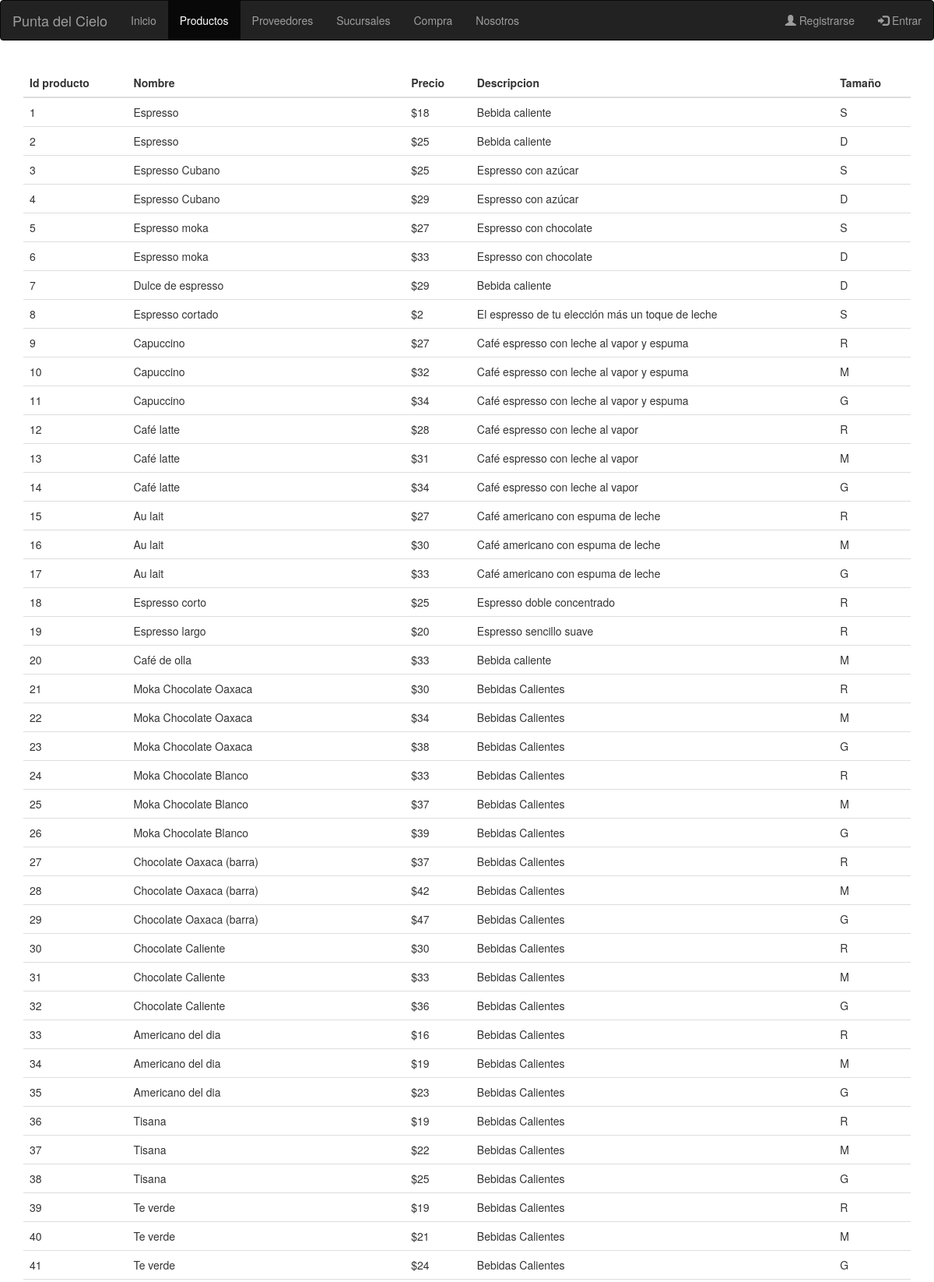
The app's page /view/productos.php (upper part) with its own data.
### tables this page shows
CREATE TABLE `producto` (
  `id_producto` int(11) NOT NULL,
  `nombre` varchar(50) DEFAULT NULL,
  `precio` float DEFAULT NULL,
  `descripcion` varchar(100) DEFAULT NULL,
  `tamanio` varchar(3) DEFAULT NULL,
  `codigo_barra` int(11) DEFAULT NULL
);

### view/productos.php (the view, shortened to what this page needs)
<!DOCTYPE html>
<html lang="ES">
	<head>
		<link rel="stylesheet" type="text/css" href="../style/stylesBS.css">
		<link rel="stylesheet" href="https://maxcdn.bootstrapcdn.com/bootstrap/3.3.7/css/bootstrap.min.css">
	</head>
	<body>
		<nav class="navbar navbar-inverse">
			<div class="container-fluid">
				<div class="navbar-header">
	    		<a class="navbar-brand" href="../index.php"> Punta del Cielo </a>
				</div>
				<ul class="nav navbar-nav">
					<li><a href="../index.php"> Inicio </a></li>
					<li class="active"><a href="productos.php"> Productos </a></li>
					<li><a href="../actions/error_p.php"> Proveedores </a></li>
					<li><a href="sucursales.php"> Sucursales </a></li>
					<li><a href="../actions/error_c.php"> Compra </a></li>
					<li><a href="nosotros.php"> Nosotros </a></li>
		 		</ul>
				<ul class="nav navbar-nav navbar-right">
	      	<li><a href="../actions/registro"><span class="glyphicon glyphicon-user"></span> Registrarse </a></li>
	      	<li><a href="../actions/entrar"><span class="glyphicon glyphicon-log-in"></span> Entrar </a></li>
	    	</ul>
			</div>
		</nav>
		<div class="container">
			<table class= "table table-hover" text-align="center" vertical-align="center">
				<thead>
					<tr>
						<th>Id producto</th>
						<th>Nombre</th>
						<th>Precio</th>
						<th>Descripcion</th>
						<th>Tamaño</th>
					</tr>
				</thead>
				<tbody>
					<?php
						$link=mysqli_connect("localhost","root","");
						mysqli_select_db($link,"puntadelcielo");
						$result=mysqli_query($link,"SELECT *FROM producto");
							while ($row = mysqli_fetch_array($result))
							{
								$id=$row['id_producto'];
								$nom=utf8_encode($row['nombre']);
								$pre=$row['precio'];
								$tam=$row['tamanio'];
								$des=utf8_encode($row['descripcion']);
								echo "<tr>";
									echo"<td>$id</td>";
									echo"<td>$nom</td>";
									echo"<td>$$pre</td>";
									echo"<td>$des</td>";
									echo"<td>$tam</td>";
								echo"</tr>";
							}
					?>
				</tbody>
		</table>
		</div>
	</body>
</html>

### style/stylesBS.css (style rules this page uses)
.navbar { margin-bottom: 0; border-radius: 0; }
body { font-family: Arial, Helvetica, sans-serif; }
* { box-sizing: border-box }
.container { padding: 16px; }

### view/productos.php (style rules this page uses)
th,td { text-align: left; vertical-align: center; }

### records on screen
producto: id_producto "1", nombre "Espresso", precio "18", descripcion "Bebida caliente", tamanio "S"
producto: id_producto "2", nombre "Espresso", precio "25", descripcion "Bebida caliente", tamanio "D"
producto: id_producto "3", nombre "Espresso Cubano", precio "25", descripcion "Espresso con azúcar", tamanio "S"
producto: id_producto "4", nombre "Espresso Cubano", precio "29", descripcion "Espresso con azúcar", tamanio "D"
producto: id_producto "5", nombre "Espresso moka", precio "27", descripcion "Espresso con chocolate", tamanio "S"
producto: id_producto "6", nombre "Espresso moka", precio "33", descripcion "Espresso con chocolate", tamanio "D"
producto: id_producto "7", nombre "Dulce de espresso", precio "29", descripcion "Bebida caliente", tamanio "D"
producto: id_producto "8", nombre "Espresso cortado", precio "2", descripcion "El espresso de tu elección más un toque de leche", tamanio "S"
producto: id_producto "9", nombre "Capuccino", precio "27", descripcion "Café espresso con leche al vapor y espuma", tamanio "R"
producto: id_producto "10", nombre "Capuccino", precio "32", descripcion "Café espresso con leche al vapor y espuma", tamanio "M"
producto: id_producto "11", nombre "Capuccino", precio "34", descripcion "Café espresso con leche al vapor y espuma", tamanio "G"
producto: id_producto "12", nombre "Café latte", precio "28", descripcion "Café espresso con leche al vapor", tamanio "R"
producto: id_producto "13", nombre "Café latte", precio "31", descripcion "Café espresso con leche al vapor", tamanio "M"
producto: id_producto "14", nombre "Café latte", precio "34", descripcion "Café espresso con leche al vapor", tamanio "G"
producto: id_producto "15", nombre "Au lait", precio "27", descripcion "Café americano con espuma de leche", tamanio "R"
producto: id_producto "16", nombre "Au lait", precio "30", descripcion "Café americano con espuma de leche", tamanio "M"
producto: id_producto "17", nombre "Au lait", precio "33", descripcion "Café americano con espuma de leche", tamanio "G"
producto: id_producto "18", nombre "Espresso corto", precio "25", descripcion "Espresso doble concentrado", tamanio "R"
producto: id_producto "19", nombre "Espresso largo", precio "20", descripcion "Espresso sencillo suave", tamanio "R"
producto: id_producto "20", nombre "Café de olla", precio "33", descripcion "Bebida caliente", tamanio "M"
producto: id_producto "21", nombre "Moka Chocolate Oaxaca", precio "30", descripcion "Bebidas Calientes", tamanio "R"
producto: id_producto "22", nombre "Moka Chocolate Oaxaca", precio "34", descripcion "Bebidas Calientes", tamanio "M"
producto: id_producto "23", nombre "Moka Chocolate Oaxaca", precio "38", descripcion "Bebidas Calientes", tamanio "G"
producto: id_producto "24", nombre "Moka Chocolate Blanco", precio "33", descripcion "Bebidas Calientes", tamanio "R"
producto: id_producto "25", nombre "Moka Chocolate Blanco", precio "37", descripcion "Bebidas Calientes", tamanio "M"
producto: id_producto "26", nombre "Moka Chocolate Blanco", precio "39", descripcion "Bebidas Calientes", tamanio "G"
producto: id_producto "27", nombre "Chocolate Oaxaca (barra)", precio "37", descripcion "Bebidas Calientes", tamanio "R"
producto: id_producto "28", nombre "Chocolate Oaxaca (barra)", precio "42", descripcion "Bebidas Calientes", tamanio "M"
producto: id_producto "29", nombre "Chocolate Oaxaca (barra)", precio "47", descripcion "Bebidas Calientes", tamanio "G"
producto: id_producto "30", nombre "Chocolate Caliente", precio "30", descripcion "Bebidas Calientes", tamanio "R"
producto: id_producto "31", nombre "Chocolate Caliente", precio "33", descripcion "Bebidas Calientes", tamanio "M"
producto: id_producto "32", nombre "Chocolate Caliente", precio "36", descripcion "Bebidas Calientes", tamanio "G"
producto: id_producto "33", nombre "Americano del dia", precio "16", descripcion "Bebidas Calientes", tamanio "R"
producto: id_producto "34", nombre "Americano del dia", precio "19", descripcion "Bebidas Calientes", tamanio "M"
producto: id_producto "35", nombre "Americano del dia", precio "23", descripcion "Bebidas Calientes", tamanio "G"
producto: id_producto "36", nombre "Tisana", precio "19", descripcion "Bebidas Calientes", tamanio "R"
producto: id_producto "37", nombre "Tisana", precio "22", descripcion "Bebidas Calientes", tamanio "M"
producto: id_producto "38", nombre "Tisana", precio "25", descripcion "Bebidas Calientes", tamanio "G"
producto: id_producto "39", nombre "Te verde", precio "19", descripcion "Bebidas Calientes", tamanio "R"
producto: id_producto "40", nombre "Te verde", precio "21", descripcion "Bebidas Calientes", tamanio "M"
producto: id_producto "41", nombre "Te verde", precio "24", descripcion "Bebidas Calientes", tamanio "G"
